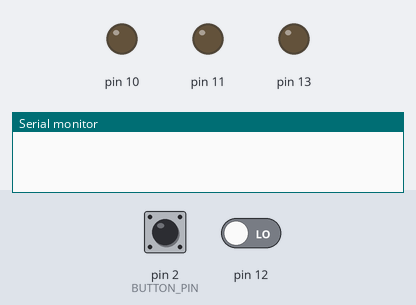
This sketch was run on a simulated Arduino Uno, built with avr-gcc and run on an emulated ATmega328P. Shown: output pins drawn as LEDs (lit = HIGH), the last lines printed to the serial monitor. The test bench sets the inputs (shaded band); at power-on: pin 2 (BUTTON_PIN) HIGH, pin 12 LOW.

Above: at 0.1 s.
At 4.2 s:
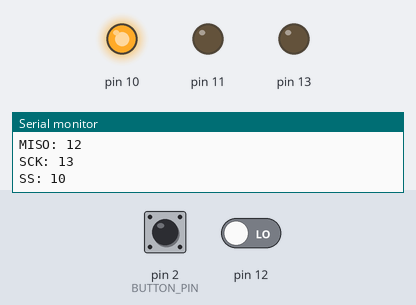
4.3 s: pin 2 (BUTTON_PIN) pulled LOW for 3.2 s
At 8.3 s:
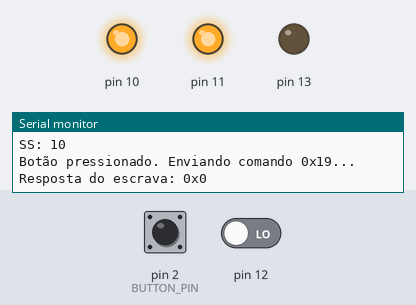
Timing chart, 0 to 9.8 s (numbered marks = the images above; inputs shaded):
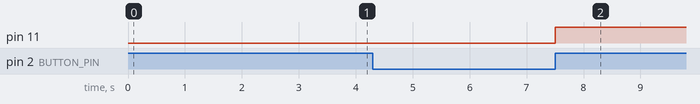

Measured:
- after the input at 4.3 s, pin 11: LOW → HIGH after 3.2 s

The sketch:

master.ino
```cpp
#define SPI_FREQ_US 5  // 5µs
// #define SS 10
// #define MOSI 11
// #define MISO 12
// #define SCK 13


const uint8_t BUTTON_PIN = 2;
const uint8_t DATA_SEND = 0x19;    // Valor para acender led no escravo
const uint8_t DATA_EXPECT = 0x25;  // Valor esperado do retorno do escravo

void spiShowPinout(){
  delay(3000);
  Serial.print("MOSI: ");
  Serial.println(MOSI);
  Serial.print("MISO: ");
  Serial.println(MISO);
  Serial.print("SCK: ");
  Serial.println(SCK);
  Serial.print("SS: ");
  Serial.println(SS);
}

void spiInit()
{
  pinMode(MOSI, OUTPUT);  // MOSI é saída no mestre
  pinMode(MISO, INPUT);   // MISO é entrada no mestre
  pinMode(SCK, OUTPUT);   // SCK é saída no mestre
  pinMode(SS, OUTPUT);    // SS é saída no mestre

  digitalWrite(SCK, LOW);  // Inicializa o clock em LOW
  digitalWrite(SS, HIGH);  // Desativa o escravo SPI
  digitalWrite(MOSI, LOW);
}

// Funcao controle de clock 100kHz
void spiPulseClock(){
  // 1 ciclo = ( 1 / 100 kHz = 10 µs)
  // HIGH = 5 µs e LOW = 5 µs
  digitalWrite(SCK, HIGH);
  delayMicroseconds(SPI_FREQ_US);
  digitalWrite(SCK, LOW);
  delayMicroseconds(SPI_FREQ_US);

}

uint8_t spiSendByte(uint8_t data){
  uint8_t data_in = 0;
  digitalWrite(SS,LOW);
  delayMicroseconds(SPI_FREQ_US);

  // envia bits 7..0
  for(int i = 7;i>=0;i--){
    // Coloca bit a bit na linha MOSI
    digitalWrite(MOSI, (data >> i) & 0x01);
    // Pulso de clock
    spiPulseClock();
    // Lê bit do escravo no MISO
    data_in |= ((digitalRead(MISO)) << i);
  }
  digitalWrite(SS, HIGH);  // Desativa slave e finaliza comunicação
  return data_in; // dado recebido
}

void setup() {
  Serial.begin(115200);
  spiShowPinout();
  spiInit();

  pinMode(BUTTON_PIN,INPUT_PULLUP);

}

void loop() {
  if(digitalRead(BUTTON_PIN)==LOW){
    //debounce
    delay(100);
    int startTime = millis();
    while (digitalRead(BUTTON_PIN) == LOW) {
      delay(50);
    }
    int endTime = millis();
    if ((endTime - startTime) > 1000) {
      Serial.println("Botão pressionado. Enviando comando 0x19...");
      uint8_t resposta = spiSendByte(DATA_SEND);
      Serial.print("Resposta do escrava: 0x");
      Serial.println(resposta,HEX);
      if(resposta == DATA_EXPECT){
        Serial.println("Comunicação bem sucedida!");
      }
    }
  }
}
```
